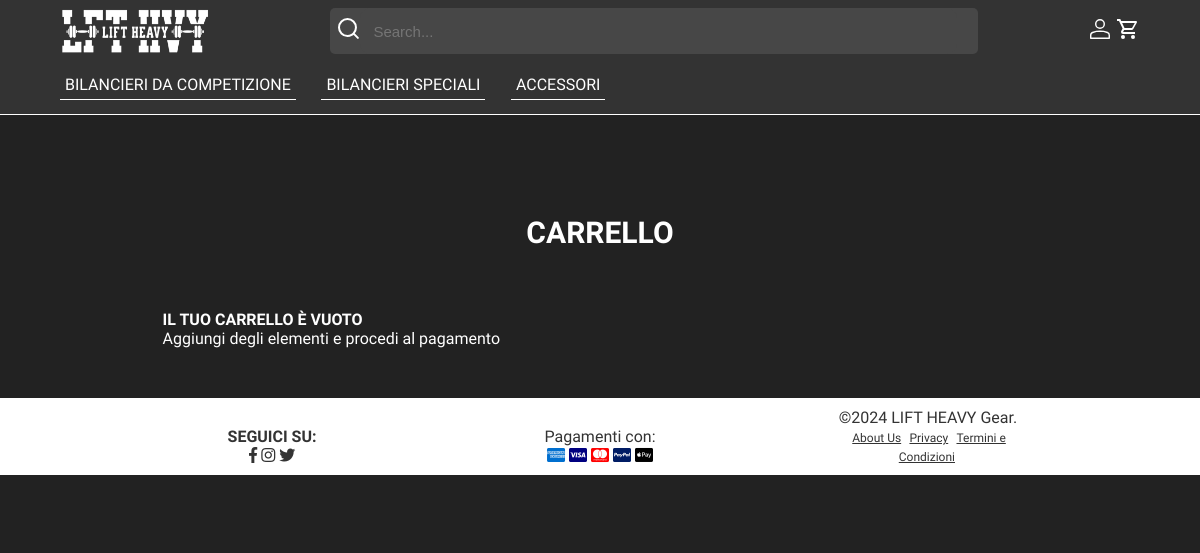
/carrello.php (signed in), run on the app's committed database.
### tables this page shows
CREATE TABLE categoria (
     ID_categoria INT NOT NULL AUTO_INCREMENT,
     nome_categoria VARCHAR(100) NOT NULL,
     CONSTRAINT ID_categoria_ID PRIMARY KEY (ID_categoria)
);

### carrello.php (called while the page is built, shortened)
<?php
require_once("bootstrap.php");
$templateParams["titolo"] = "Carrello";
$templateParams["categorie"] = $dbh->getCategories();
$templateParams["nome-main"] = "form-carrello.php";
if(isset($_SESSION["ID_utente"])){
    $templateParams["notifica"] = $dbh->getNotification($_SESSION["ID_utente"]);
}
$utente = $_SESSION["ID_utente"];
$currentCart = $dbh->checkEmptyCart($utente);
require("template/base.php");
?>

### db/database.php (called while the page is built, shortened)
<?php
class DatabaseHelper
{
    private $db;
    public function __construct($servername, $username, $password, $dbname, $port)
    {
        $this->db = new mysqli($servername, $username, $password, $dbname, $port);
    }
    public function getCategories()
    {
        $query = "SELECT ID_categoria, nome_categoria FROM categoria ORDER BY ID_categoria ASC";
        $stmt = $this->db->prepare($query);
        $stmt->execute();
        $result = $stmt->get_result();
        $categories = $result->fetch_all(MYSQLI_ASSOC);
        return $categories;
    }
    public function checkEmptyCart($utente)
    {
        $statoCarrello = "Carrello";
        $query = "SELECT ID_ordine, prezzo_totale FROM ordine
                  WHERE ID_utente = ? AND stato_ordine = ?";
        $stmt = $this->db->prepare($query);
        $stmt->bind_param('is', $utente, $statoCarrello);
        $stmt->execute();
        $result = $stmt->get_result();
        return $result->fetch_all(MYSQLI_ASSOC);
    }
    public function getNotification($utente)
    {
        $query = "SELECT ID_notifica, testo, stato_notifica
                  FROM notifica WHERE ID_utente = ?
                  ORDER BY ID_notifica";
        $stmt = $this->db->prepare($query);
        $stmt->bind_param('i', $utente);
        $stmt->execute();
        $result = $stmt->get_result();
        return $result->fetch_all(MYSQLI_ASSOC);
    }
}

### bootstrap.php (called while the page is built, shortened)
<?php
require_once("db/database.php");
$dbh = new DatabaseHelper("localhost", "root", "", "liftheavygear", 3307);
?>

### template/form-carrello.php (the view, shortened to what this page needs)
<div class="cart-main">
  <main>
    <section>
      <h1><?php echo $templateParams["titolo"]; ?></h1>
      <?php if (count($currentCart) == 0 || number_format($currentCart[0]["prezzo_totale"], 2) == 0) { ?>
        <section class="empty-cart">
          <div>
            <h2>Il tuo carrello è vuoto</h2>
            <p>Aggiungi degli elementi e procedi al pagamento</p>
          </div>
        </section>
<?php } ?>

### template/base.php (shortened to what this page needs)
<!DOCTYPE html>
<html lang="it">
<head>
    <link rel="stylesheet" href="https://use.fontawesome.com/releases/v5.7.0/css/all.css"
 />
    <link rel="stylesheet" href="css/style.css" />
    <link rel="stylesheet" href="css/styleClass.css" />
    <link rel="stylesheet" href="css/carrello.css" />
</head>
<body>
    <header>
        <div class="header-menu">
            <a href="#" id="menu-toggle" aria-label="Apri il menù" title="Clicca per aprire il menù">
            </a>
            <nav>
                <ul id="dropdown-menu" class="hidden">
                    <?php foreach ($templateParams["categorie"] as $categoria): ?>
                        <li>
                            <a href="<?php
                                        if (isset($_SESSION["loggedin"]) && $_SESSION["loggedin"] === true) {
                                            $userRole = $_SESSION["venditore"];
                                            echo $userRole === 'Y' ? '#' : 'categoria.php?id=' . $categoria["ID_categoria"];
                                        } else {
                                            echo 'categoria.php?id=' . $categoria["ID_categoria"];
                                        }
                                        ?>">
                                <?php echo $categoria["nome_categoria"]; ?>
                            </a>
                        </li>
                    <?php endforeach; ?>
                </ul>
            </nav>
        </div>
        <div class="header-logo">
            <a href="<?php
                        if (isset($_SESSION["loggedin"]) && $_SESSION["loggedin"] === true) {
                            $userRole = $_SESSION["venditore"];
                            echo $userRole === 'Y' ? '#' : 'index.php';
                        } else {
                            echo 'index.php';
                        }
                        ?>" id="link-index" >
                <img src="images/logos/Logo_Main.png" alt="Logo" /></a>
        </div>
        <div class="header-icon">
            <a href="<?php
                        if (isset($_SESSION["loggedin"]) && $_SESSION["loggedin"] === true) {
                            $userRole = $_SESSION["venditore"];
                            echo $userRole === 'Y' ? 'areaVenditore.php' : 'areaCliente.php';
                        } else {
                            echo 'login.php';
                        }
                        ?>" title="Login" aria-label="Login">
            </a>
            <a href="<?php
                        if (!isset($_SESSION["loggedin"]) || $_SESSION["loggedin"] !== true) {
                            echo 'login.php';
                        } else {
                            $userRole = $_SESSION["venditore"];
                            echo $userRole === 'Y' ? '#' : 'carrello.php';
                        }
                        ?>" id="link-carrello" title="Carrello" aria-label="Carrello">
            </a>
        </div>
        <div class="header-search">
            <form method="GET" action="search-bar.php" id="searchForm">
                <span type="submit">
                </span>
                <input type="search" name="search" autocomplete="off" placeholder="Search..." value="<?php echo isset($_GET['search']) ? htmlspecialchars($_GET['search']) : ''; ?>" id="searchInput" />
            </form>
        </div>
    </header>
    <main>
        <?php
        require($templateParams["nome-main"]);
        ?>
    </main>
    <footer>
        <section class="social">
            <h2>SEGUICI SU:</h2>
            <a href="http://www.facebook.com" title="Facebook" aria-label="Facebook"><span class="fab fa-facebook-f" style="color: #333;"></span></a>
            <a href="http://instagram.com" title="Instagram" aria-label="Instagram"><span class="fab fa-instagram" style="color: #333;"></span></a>
            <a href="http://twitter.com" title="Twitter" aria-label="Twitter"><span class="fab fa-twitter" style="color: #333;"></span></a>
        </section>
        <section class="pagamenti">
            <p>Pagamenti con:</p>
            <a href="https://americanexpress.com" title="American Express" aria-label="American Express"><span class="fab fa-cc-amex" style="color: #006FCF;"></span></a>
            <a href="https://visa.com" title="Visa" aria-label="Visa"><span class="fab fa-cc-visa" style="color: navy;"></span></a>
            <a href="https://mastercard.com" title="MasterCard" aria-label="MasterCard"><span class="fab fa-cc-mastercard" style="color: red;"></span></a>
            <a href="https://www.paypal.com" title="PayPal" aria-label="PayPal"><span class="fab fa-cc-paypal" style="color: #001C64;"></span></a>
            <a href="https://www.apple.com/it/apple-pay/" title="Apple Pay" aria-label="Apple Pay"><span class="fab fa-cc-apple-pay"
                    style="color: #000000;"></span></a>
        </section>
        <section class="copyright">
            <p>©2024 LIFT HEAVY Gear.</p>
            <a href="about.php">About Us</a>
            <a href="privacy.php">Privacy</a>
            <a href="termini.php">Termini e Condizioni</a>
        </section>
    </footer>
</body>
</html>

### css/style.css (style rules this page uses)
* { list-style: none; text-decoration: none; box-sizing: border-box; margin: 0; padding: 0; }
body { background-color: #222; font-family: 'Libre Franklin'; font-size: 16px; min-height: 100%; }
body svg { color: #fff; fill: none; width: 24px; height: 24px; }
h1 { text-align: center; text-transform: uppercase; font-family: 'Arimo'; font-size: 30px; margin-bottom: 50px; }
h2 { font-family: 'Arimo'; text-transform: uppercase; font-size: 20px; margin-top: 10px; }
header { background-color: #333; border-bottom: 1px solid #fff; width: 100%; height: 115px; padding: 8px 5%; }
header svg { color: #fff; display: block; align-items: center; }
main { background: #222; color: #fff; padding: 50px 0; }
section { padding: 0 5%; }
form { display: block; text-align: left; margin: 0 auto; width: 80%; }
form input { display: block; width: 100%; border: 1px solid #fff; border-radius: 10px; background-color: #222; color: #fff; padding: 15px; font-size: 16px; margin-bottom: 20px; cursor: text; }
footer { background-color: #fff; color: #333; text-align: center; width: 100%; padding: 0 5%; }
footer>section { padding: 10px 0; }
@media screen and (min-width: 768px) { body { background-color: #222; } }
@media screen and (min-width: 768px) { footer>section { padding: 10px 0; margin: 0 5%; } }

### data on the page
categoria: nome_categoria "BILANCIERI DA COMPETIZIONE"
categoria: nome_categoria "BILANCIERI SPECIALI"
categoria: nome_categoria "ACCESSORI"

### other printed values
$templateParams["titolo"] "CARRELLO"
